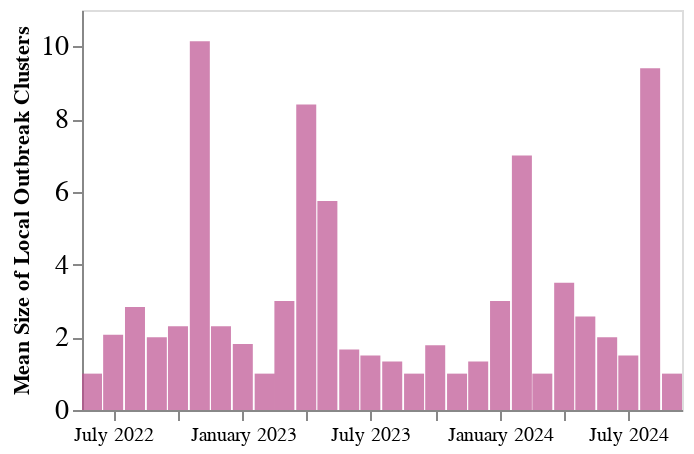

This figure's notebook cell:
### Code cell
clust_size_over_time =  alt.Chart(variant_date_df).mark_bar(opacity = 0.7, interpolate='monotone',size = 10, color = "#bc5090").encode(
    alt.X('year_month:T', axis = alt.Axis(grid= False, format = "%B %Y", title = "")),
    alt.Y('size_of_cluster:Q', axis=alt.Axis(title="Mean Size of Local Outbreak Clusters", grid=False, labelFontSize = 14,), stack = None), 
   
).properties(
    width=300,
    height=200
)#.transform_filter(datum.size_of_cluster <10)


clust_size_over_time

### Figure 1 — Vega-Lite specification as saved in the notebook (floating-point values rounded to 4 significant figures)
{"config": {"view": {"continuousWidth": 400, "continuousHeight": 300}}, "data": {"name": "data-ed84da39991e717454e8b870b3c2c61d"}, "mark": {"type": "bar", "color": "#bc5090", "interpolate": "monotone", "opacity": 0.7, "size": 10}, "encoding": {"x": {"axis": {"format": "%B %Y", "grid": false, "title": ""}, "field": "year_month", "type": "temporal"}, "y": {"axis": {"grid": false, "labelFontSize": 14, "title": "Mean Size of Local Outbreak Clusters"}, "field": "size_of_cluster", "stack": null, "type": "quantitative"}}, "height": 200, "width": 300, "$schema": "https://vega.github.io/schema/vega-lite/v4.17.0.json", "datasets": {"data-ed84da39991e717454e8b870b3c2c61d": [{"year_month": "2022-06", "size_of_cluster": 1.0}, {"year_month": "2022-07", "size_of_cluster": 2.07}, {"year_month": "2022-08", "size_of_cluster": 2.833}, {"year_month": "2022-09", "size_of_cluster": 2.0}, {"year_month": "2022-10", "size_of_cluster": 2.303}, {"year_month": "2022-11", "size_of_cluster": 10.14}, {"year_month": "2022-12", "size_of_cluster": 2.3}, {"year_month": "2023-01", "size_of_cluster": 1.818}, {"year_month": "2023-02", "size_of_cluster": 1.0}, {"year_month": "2023-03", "size_of_cluster": 3.0}, {"year_month": "2023-04", "size_of_cluster": 8.4}, {"year_month": "2023-05", "size_of_cluster": 5.75}, {"year_month": "2023-06", "size_of_cluster": 1.667}, {"year_month": "2023-07", "size_of_cluster": 1.5}, {"year_month": "2023-08", "size_of_cluster": 1.333}, {"year_month": "2023-09", "size_of_cluster": 1.0}, {"year_month": "2023-10", "size_of_cluster": 1.778}, {"year_month": "2023-11", "size_of_cluster": 1.0}, {"year_month": "2023-12", "size_of_cluster": 1.333}, {"year_month": "2024-01", "size_of_cluster": 3.0}, {"year_month": "2024-02", "size_of_cluster": 7.0}, {"year_month": "2024-03", "size_of_cluster": 1.0}, {"year_month": "2024-04", "size_of_cluster": 3.5}, {"year_month": "2024-05", "size_of_cluster": 2.571}, {"year_month": "2024-06", "size_of_cluster": 2.0}, {"year_month": "2024-07", "size_of_cluster": 1.5}, {"year_month": "2024-08", "size_of_cluster": 9.4}, {"year_month": "2024-09", "size_of_cluster": 1.0}]}}
